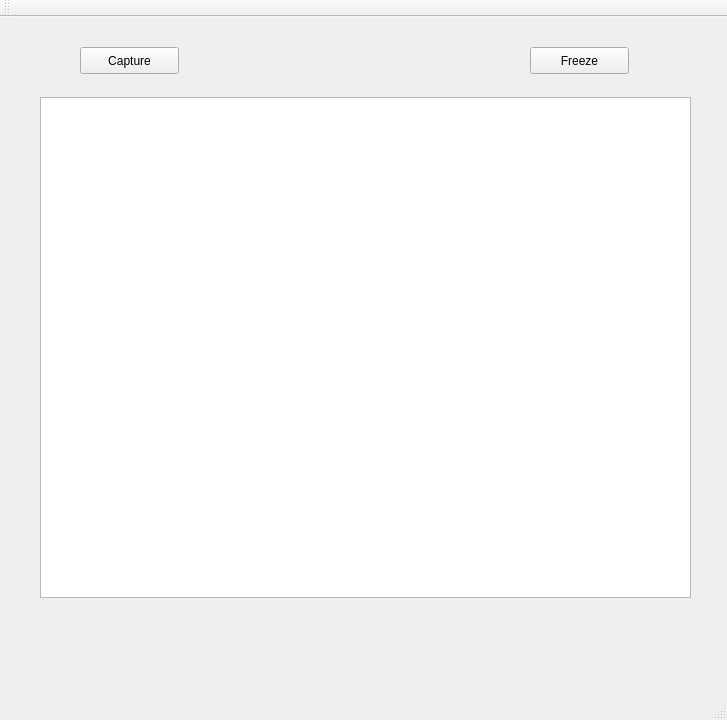
<?xml version="1.0" encoding="UTF-8"?>
<ui version="4.0">
 <class>MainWindow</class>
 <widget class="QMainWindow" name="MainWindow">
  <property name="geometry">
   <rect>
    <x>0</x>
    <y>0</y>
    <width>727</width>
    <height>720</height>
   </rect>
  </property>
  <property name="windowTitle">
   <string>Face Detector</string>
  </property>
  <widget class="QWidget" name="centralWidget">
   <widget class="QPushButton" name="start">
    <property name="geometry">
     <rect>
      <x>80</x>
      <y>30</y>
      <width>99</width>
      <height>27</height>
     </rect>
    </property>
    <property name="text">
     <string>Capture</string>
    </property>
   </widget>
   <widget class="QGraphicsView" name="graphicsView">
    <property name="geometry">
     <rect>
      <x>40</x>
      <y>80</y>
      <width>651</width>
      <height>501</height>
     </rect>
    </property>
    <property name="minimumSize">
     <size>
      <width>620</width>
      <height>480</height>
     </size>
    </property>
   </widget>
   <widget class="QPushButton" name="stop">
    <property name="geometry">
     <rect>
      <x>530</x>
      <y>30</y>
      <width>99</width>
      <height>27</height>
     </rect>
    </property>
    <property name="text">
     <string>Freeze</string>
    </property>
   </widget>
  </widget>
  <widget class="QMenuBar" name="menuBar">
   <property name="geometry">
    <rect>
     <x>0</x>
     <y>0</y>
     <width>727</width>
     <height>25</height>
    </rect>
   </property>
  </widget>
  <widget class="QToolBar" name="mainToolBar">
   <attribute name="toolBarArea">
    <enum>TopToolBarArea</enum>
   </attribute>
   <attribute name="toolBarBreak">
    <bool>false</bool>
   </attribute>
  </widget>
  <widget class="QStatusBar" name="statusBar"/>
 </widget>
 <layoutdefault spacing="6" margin="11"/>
 <resources/>
 <connections/>
</ui>
